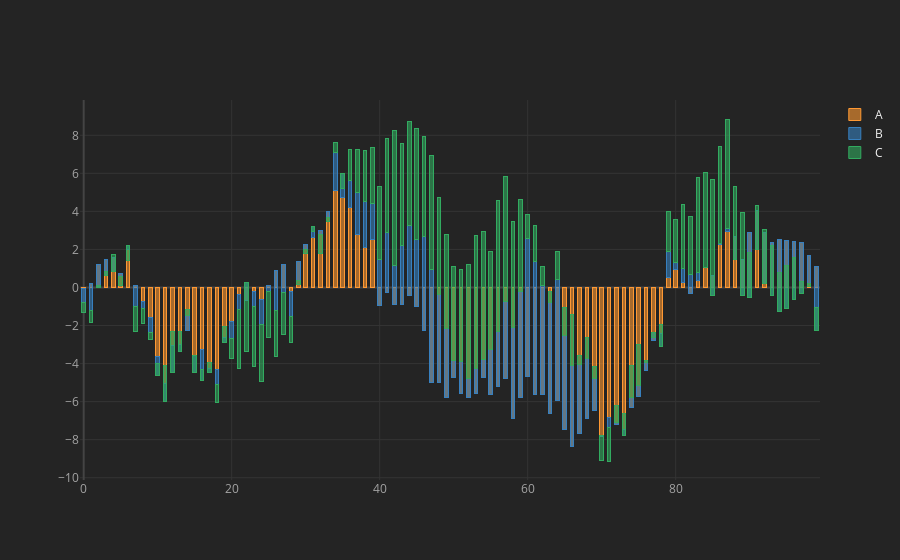

Source (notebook cell):
### Code cell
cf.set_config_file(theme = "henanigans")
df.iplot(kind = 'bar', barmode = 'stack', bargap = 0.5)
